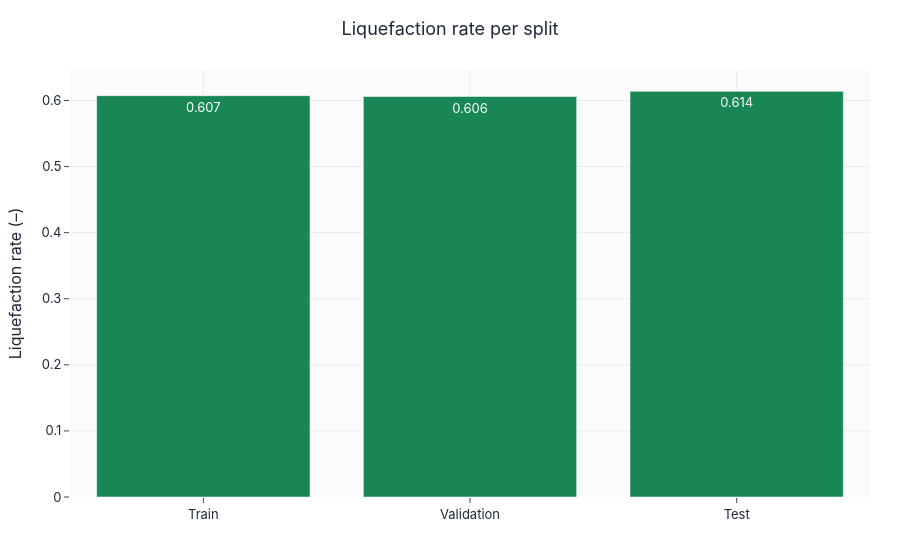
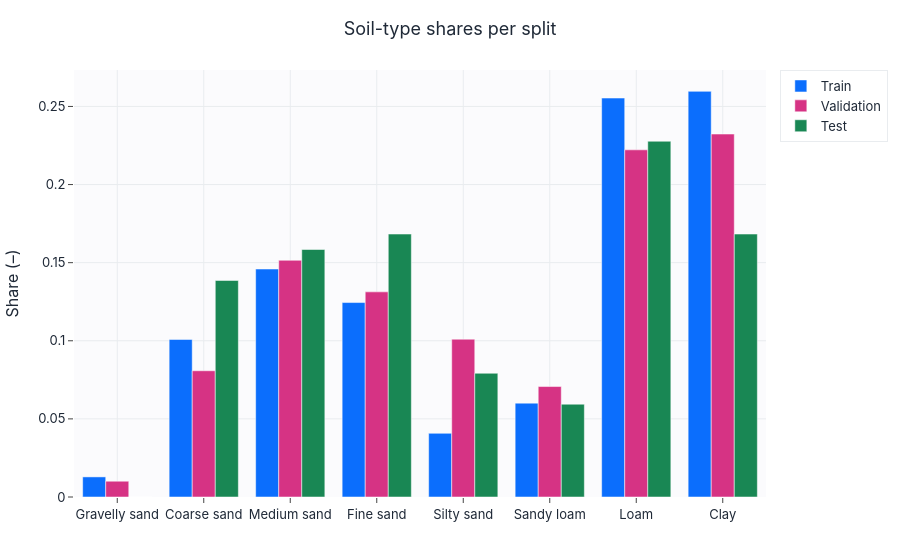

The code cell stored with these charts, in order, in its notebook:
### Markdown cell above
## Проверка сбалансированности страт

### Code cell
def profile(abs_idx, name):
    sub = meta.iloc[abs_idx]
    row = {"Split": name, "Size": len(sub), "Liquefaction rate": round(float(sub["liq_label"].mean()), 4)}
    for s in soil_present:
        row[SOIL_DISPLAY_NAMES_EN[s]] = round(float((sub["soil_type"] == s).mean()), 3)
    return row
names = ["Train", "Validation", "Test"]; abs_sets = [train_abs, val_abs, test_abs]
display(pd.DataFrame([profile(ix, nm) for ix, nm in zip(abs_sets, names)]))
bar(names, [meta.iloc[ix]["liq_label"].mean() for ix in abs_sets], title="Liquefaction rate per split",
    ylabel="Liquefaction rate (–)", color="#198754", save=SAVE_FIGS, fig_id="1_4_split_liqrate").show()
shares = {nm: [(meta.iloc[ix]["soil_type"] == s).mean() for s in soil_present] for nm, ix in zip(names, abs_sets)}
grouped_bar([SOIL_DISPLAY_NAMES_EN[s] for s in soil_present], shares,
            title="Soil-type shares per split", ylabel="Share (–)",
            save=SAVE_FIGS, fig_id="1_4_split_soil_shares").show()

### Figure 1 — Plotly figure (JSON) as saved in the notebook; plotly's stock layout.template omitted (floating-point values rounded to 4 significant figures)
{"data": [{"marker": {"color": "#198754"}, "text": ["0.607", "0.606", "0.614"], "textposition": "auto", "type": "bar", "x": ["Train", "Validation", "Test"], "y": [0.6073, 0.6061, 0.6139]}], "layout": {"title": {"text": "Liquefaction rate per split"}, "xaxis": {"title": {"text": ""}}, "yaxis": {"title": {"text": "Liquefaction rate (–)"}}}}

### Figure 2 — Plotly figure (JSON) as saved in the notebook; plotly's stock layout.template omitted (floating-point values rounded to 4 significant figures)
{"data": [{"marker": {"color": "#0b6efd"}, "name": "Train", "type": "bar", "x": ["Gravelly sand", "Coarse sand", "Medium sand", "Fine sand", "Silty sand", "Sandy loam", "Loam", "Clay"], "y": [0.01288, 0.1009, 0.1459, 0.1245, 0.04077, 0.06009, 0.2554, 0.2597]}, {"marker": {"color": "#d63384"}, "name": "Validation", "type": "bar", "x": ["Gravelly sand", "Coarse sand", "Medium sand", "Fine sand", "Silty sand", "Sandy loam", "Loam", "Clay"], "y": [0.0101, 0.08081, 0.1515, 0.1313, 0.101, 0.07071, 0.2222, 0.2323]}, {"marker": {"color": "#198754"}, "name": "Test", "type": "bar", "x": ["Gravelly sand", "Coarse sand", "Medium sand", "Fine sand", "Silty sand", "Sandy loam", "Loam", "Clay"], "y": [0.0, 0.1386, 0.1584, 0.1683, 0.07921, 0.05941, 0.2277, 0.1683]}], "layout": {"barmode": "group", "title": {"text": "Soil-type shares per split"}, "xaxis": {"title": {"text": ""}}, "yaxis": {"title": {"text": "Share (–)"}}}}
